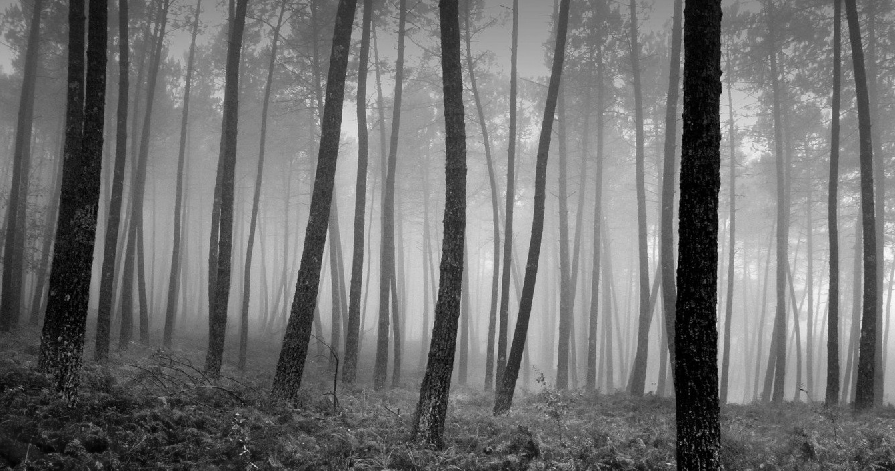
%> input picture problem set-4/tree.bmp, 895 x 471 px
$ octave p4.m   (GNU Octave 9; MATLAB toolbox functions it lacks are replaced by stand-ins)
%> lines starting %> are read from the running program, lines starting %| are printed output that depends on the picture
%% P4 Image Sampling
clc
clear
close all

% part 1
I=imread('tree.bmp');
%> I is the input picture: size 471x895x3 uint8; min 0, max 251, mean 112.4
% row and column size
row=size(I, 1);
%> row = 471
column=size(I, 2);
%> column = 895
imshow(I)
title('original image')
% resizing image by reducing number of pixels horizontally
s1=column/4;
%> s1 = 223.8
part1= imresize(I, [row s1]);
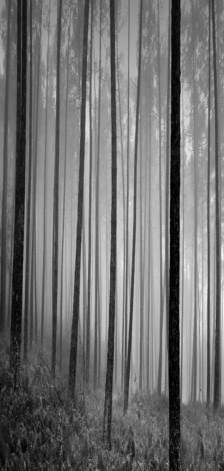
%> part1: size 471x224x3 uint8; min 0, max 248, mean 112.4
figure;
imshow(part1)
title('resized image')

% part 2
s2=row/4;
%> s2 = 117.8
part2= imresize(I, [s2 column]);
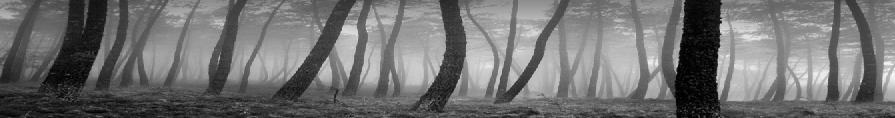
%> part2: size 118x895x3 uint8; min 0, max 247, mean 112.4
figure;
imshow(part2)
title('resized image')

% part 3
part3= imresize(I,0.5);
figure;
imshow(part3)
title('resized image')

% part 4
x=zeros(1,size(part3,2));
k=0;
part3=double(part3);
%> part3: size 236x448x3 double

% adding rows and columns part3
% rows
for l=1:2*size(part3, 1)
    if mod(l,2)==0
    new_layer(l,:)=x;
    else
        new_layer(l,:)=part3(l-k,:,1);
        k=k+1;
    end
end
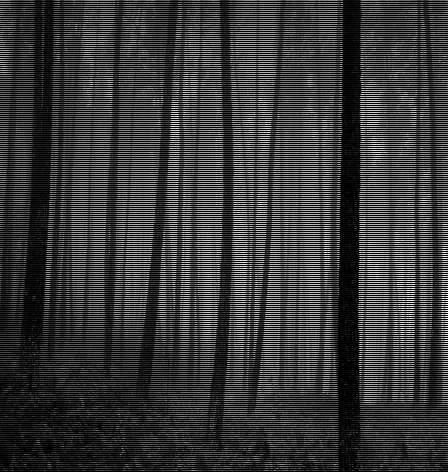
%> new_layer: size 472x448 double; min 0, max 250, mean 56.2
%> after the loop, k = 236
y=zeros(size(new_layer,1),1);
z=1;
% columns
for h=1:2*size(new_layer,2)
    if mod(h,2)==0
        final_layer(:,h)=new_layer(:,h-z,1);
        z=z+1;
    else
         final_layer(:,h)=y;
    end
end
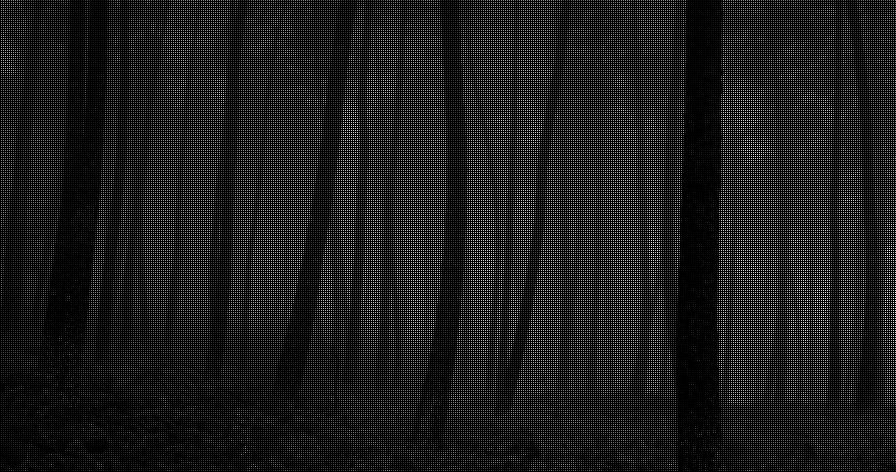
%> final_layer: size 472x896 double; min 0, max 250, mean 28.1
%> after the loop, z = 449
method1=final_layer;
method2=final_layer;
% first method
for i=1:size(method1,1)
    for j=1:size(method1,2)
        if mod(j,2)~=0 && mod(i,2)~=0
            method1(i,j)=method1(i,j+1);
        elseif mod(i,2)==0
            method1(i,j)=method1(i-1,j);
        end
    end
end
figure;
% PSNR, SNR, MSE
pic1=uint8(method1(1:471,1:895));
pic1=cat(3,pic1,pic1,pic1);
%> pic1: size 471x895x3 uint8
[peaksnr1, snr1] = psnr(pic1,I) %PSNR, SNR
%> peaksnr1 = 26.72; snr1 = 20.47
error1 = I - (pic1);
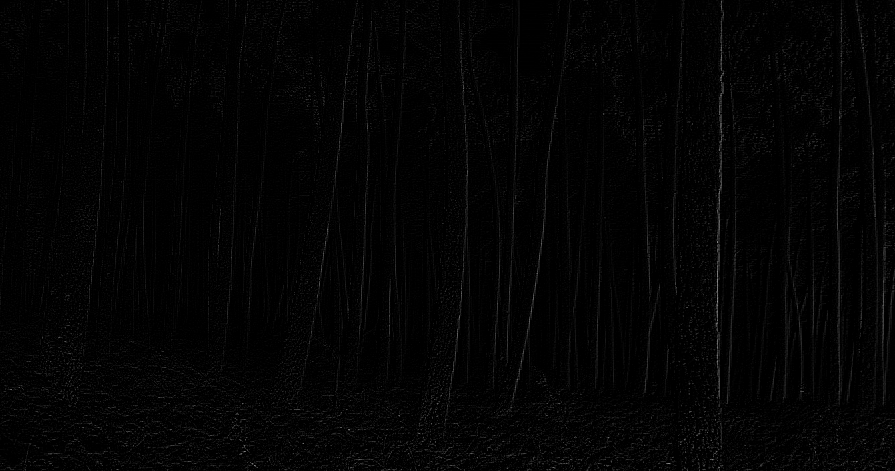
%> error1: size 471x895x3 uint8; min 0, max 151, mean 3.6
MSE1 = sum(sum(error1 .* error1)) / (row * column) %MSE
%> MSE1 = [30.4 30.4 30.4]
imshow(pic1)
title('method 1')


% second method
for i=1:size(method2,1)
    for j=1:size(method2,2)
        if j==1 && mod(i,2)~=0
            method2(i,j)=method2(i,j+1);
        elseif i==size(method2,1) && mod(j,2)==0
           method2(i,j)=method2(i-1,j);
        elseif j==1 && i==size(method2,1)
            method2(i,j)=method2(i-1,j);
        elseif j==1 && mod(i,2)==0 && i< size(method2,1)
            method2(i,j)=(method2(i-1,j+1)+method2(i+1,j+1))/2;
        elseif mod(i,2)==0 && j>1 && mod(j,2)~=0
            method2(i,j)=(method2(i-1,j+1)+method2(i-1,j-1))/2;
        elseif  mod(i,2)~=0 && j>1 && mod(j,2)~=0 && i<size(method2,1)
            method2(i,j)=(method2(i,j+1)+method2(i,j-1))/2;

        end
    end
end
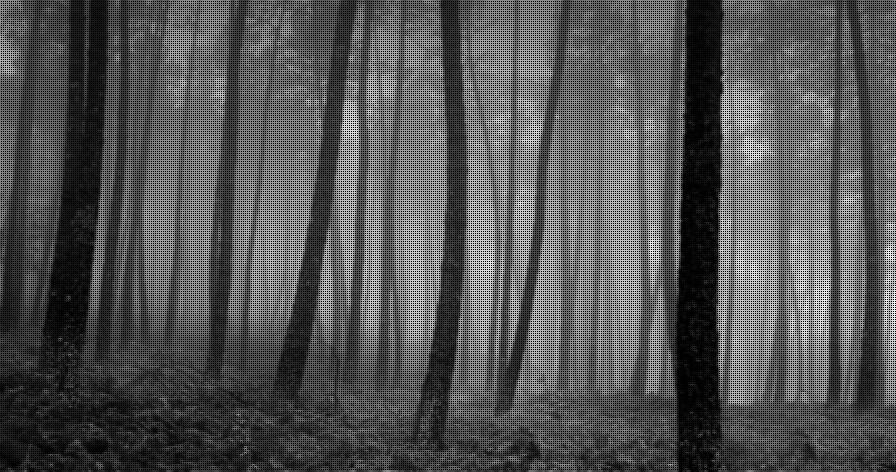
%> method2: size 472x896 double; min 0, max 250, mean 84.4
% PSNR, SNR, MSE
pic2=uint8(method2(1:471,1:895));
pic2=cat(3,pic2,pic2,pic2);
%> pic2: size 471x895x3 uint8
[peaksnr2, snr2] = psnr(pic2,I) %PSNR
%> peaksnr2 = 12.12; snr2 = 5.86
error2 = I - (pic2);
MSE2 = sum(sum(error2 .* error2)) / (row * column) %MSE
%> MSE2 = [89.25 89.25 89.25]
figure;
imshow(pic2)
title('method 2')
